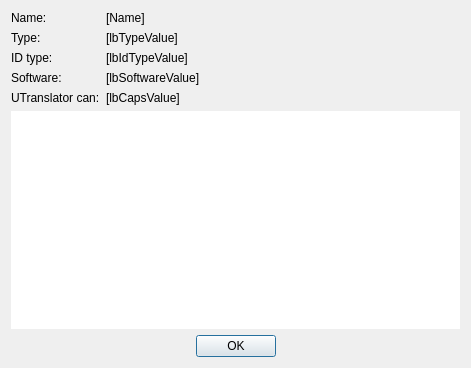
<?xml version="1.0" encoding="UTF-8"?>
<ui version="4.0">
 <class>FmAboutFormat</class>
 <widget class="QDialog" name="FmAboutFormat">
  <property name="geometry">
   <rect>
    <x>0</x>
    <y>0</y>
    <width>471</width>
    <height>368</height>
   </rect>
  </property>
  <property name="windowTitle">
   <string>About format</string>
  </property>
  <layout class="QVBoxLayout" name="verticalLayout">
   <item>
    <layout class="QGridLayout" name="gridLayout" columnstretch="0,1">
     <item row="1" column="0">
      <widget class="QLabel" name="lbTypeName">
       <property name="text">
        <string>Type:</string>
       </property>
      </widget>
     </item>
     <item row="1" column="1">
      <widget class="QLabel" name="lbTypeValue">
       <property name="text">
        <string notr="true">[lbTypeValue]</string>
       </property>
      </widget>
     </item>
     <item row="0" column="1">
      <widget class="QLabel" name="lbNameValue">
       <property name="text">
        <string notr="true">[Name]</string>
       </property>
      </widget>
     </item>
     <item row="2" column="0">
      <widget class="QLabel" name="lbIdTypeName">
       <property name="text">
        <string>ID type:</string>
       </property>
      </widget>
     </item>
     <item row="3" column="0">
      <widget class="QLabel" name="lbSoftwareName">
       <property name="text">
        <string>Software:</string>
       </property>
      </widget>
     </item>
     <item row="2" column="1">
      <widget class="QLabel" name="lbIdTypeValue">
       <property name="text">
        <string notr="true">[lbIdTypeValue]</string>
       </property>
      </widget>
     </item>
     <item row="3" column="1">
      <widget class="QLabel" name="lbSoftwareValue">
       <property name="text">
        <string notr="true">[lbSoftwareValue]</string>
       </property>
      </widget>
     </item>
     <item row="0" column="0">
      <widget class="QLabel" name="lbNameName">
       <property name="text">
        <string>Name:</string>
       </property>
      </widget>
     </item>
     <item row="4" column="0">
      <widget class="QLabel" name="lbCapsName">
       <property name="text">
        <string>UTranslator can:</string>
       </property>
      </widget>
     </item>
     <item row="4" column="1">
      <widget class="QLabel" name="lbCapsValue">
       <property name="text">
        <string notr="true">[lbCapsValue]</string>
       </property>
      </widget>
     </item>
    </layout>
   </item>
   <item>
    <widget class="QTextBrowser" name="browAbout">
     <property name="frameShape">
      <enum>QFrame::NoFrame</enum>
     </property>
    </widget>
   </item>
   <item>
    <widget class="QDialogButtonBox" name="buttonBox">
     <property name="standardButtons">
      <set>QDialogButtonBox::Ok</set>
     </property>
     <property name="centerButtons">
      <bool>true</bool>
     </property>
    </widget>
   </item>
  </layout>
 </widget>
 <resources/>
 <connections/>
</ui>
